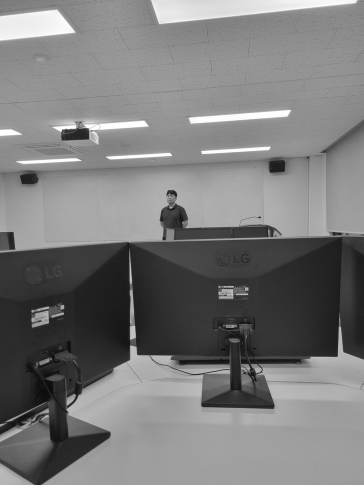
#> input picture person_gray.jpg, 364 x 485 px, shrunk from 1058 x 1411 before the run
$ python 1-3.py
#> lines starting #> are read from the running program, lines starting #| are printed output that depends on the picture; after the words box and inside, x2 and y2 are one past the last pixel; in counts of white or black regions, pixels touching at a corner belong together
import cv2
# [6 lines of commented-out code are left out]


src1 = cv2.imread("./person_gray.jpg", cv2.IMREAD_REDUCED_GRAYSCALE_2)
#> src1 is the input picture: shape (485, 364); min 10, max 255, mean 122.1
_, dst1 = cv2.threshold(src1, 110, 255, cv2.THRESH_BINARY)
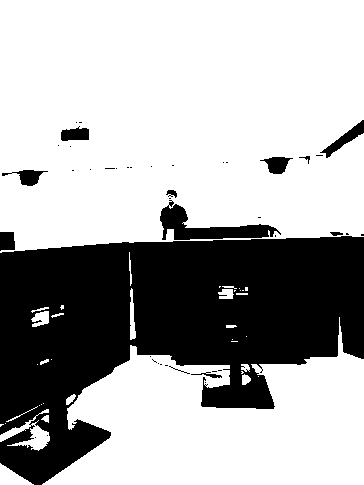
#> dst1: shape (485, 364); 67.6% white; 42 black regions (30 under 20 px), largest, box (x1, y1, x2, y2) and area: (0, 236, 364, 485) 53578, (160, 200, 281, 240) 1766, (320, 120, 364, 158) 441
cv2.imshow('dst1', dst1)

src2 = cv2.imread("./images/person_dark.jpg", cv2.IMREAD_REDUCED_GRAYSCALE_2)
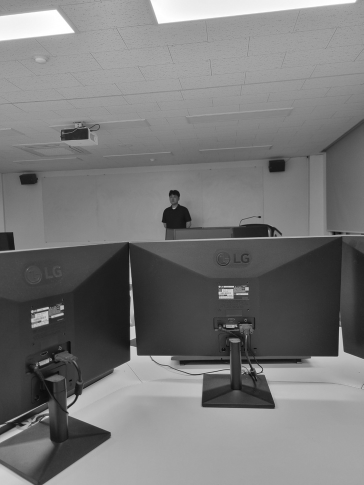
#> input picture images/person_dark.jpg, 364 x 485 px, shrunk from 1058 x 1411 before the run
#> src2 is the input picture: shape (485, 364); min 9, max 255, mean 120.3
_, dst2 = cv2.threshold(src2, 110, 255, cv2.THRESH_BINARY)
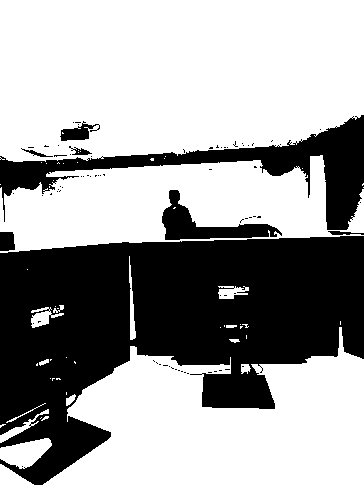
#> dst2: shape (485, 364); 62.6% white; 77 black regions (69 under 20 px), largest, box (x1, y1, x2, y2) and area: (0, 236, 364, 485) 53185, (0, 115, 364, 230) 9619, (162, 190, 282, 240) 2076
cv2.imshow('dst2', dst2)

src3 = cv2.imread("./images/person_dark.jpg", cv2.IMREAD_REDUCED_GRAYSCALE_2)
_, dst3 = cv2.threshold(src3, 110, 255, cv2.THRESH_TOZERO)
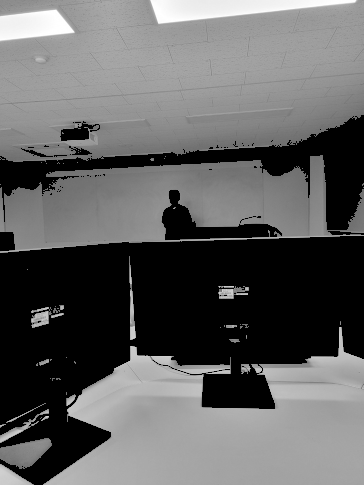
#> dst3: shape (485, 364); min 0, max 255, mean 96.6
cv2.imshow('dst3', dst3)

cv2.waitKey(0)
